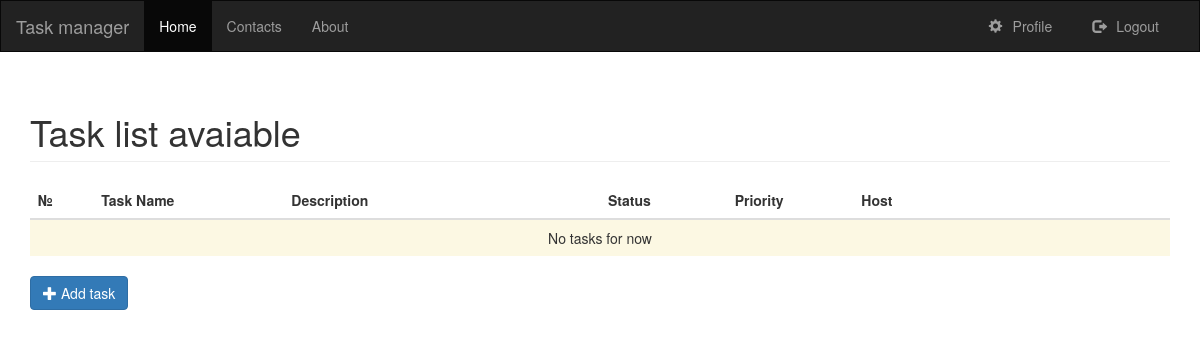
The app's page /accounts/profile/tasks/ (signed in), older data.
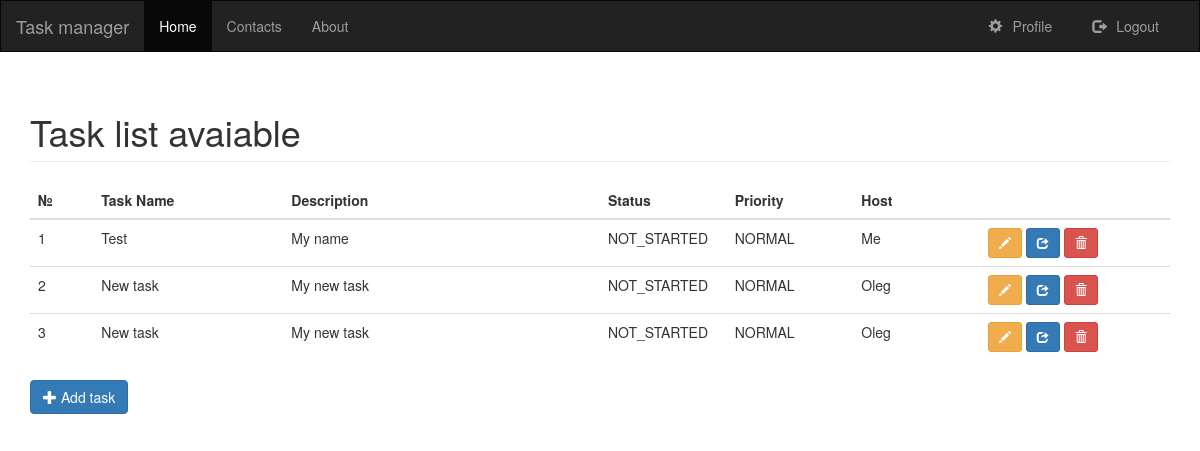
The same page, newer data.
### user_profile/models.py (models this page shows, shortened)
class Task(models.Model):
	COMPLETE = 'COMPLETE'
	NOT_STARTED = 'NOT_STARTED'
	IN_PROGRES = 'IN_PROGRES'
	TASK_CHOICES = (
		(COMPLETE, "Complete"),
		(NOT_STARTED, "Not Started"),
		(IN_PROGRES, "In Progres"),
	)
	LOW = 'LOW'
	NORMAL = 'NORMAL'
	HIGH = 'HIGH'
	PRIORITY_CHOICES  = (
		(LOW, "Low"),
		(NORMAL, "Normal"),
		(HIGH, "High"),
	)
	user = models.ForeignKey(User, related_name = 'user', default = None)
	host = models.CharField(max_length = 30, default = None, null = True)
	name = models.CharField(max_length = 60)
	description = models.CharField(max_length = 500)
	status = models.CharField(max_length=12, choices=TASK_CHOICES, default = NOT_STARTED)
	priority = models.CharField(max_length = 9, choices = PRIORITY_CHOICES, default = NORMAL)

### user_profile/views.py (the view)
# urls.py: url(r'^tasks/(?P<pk>\d+)/update/$', views.update_task, name = 'update_task'),
def tasks(request):
	data = dict()
	tasks = Task.objects.filter(user__id = request.user.id)
	context = {
		'tasks': tasks
	}
	if request.is_ajax():
		data['html_task_list'] = render_to_string('user_profile/add_task_list.html', context)
		return JsonResponse(data)
	return render(request, 'user_profile/tasks.html', context)

### user_profile/templates/user_profile/tasks.html (shortened to what this page needs)
{% extends 'base.html' %}
{% load static %}
{% block content %}
<h1 class="page-header">Task list avaiable</h1>
<table class="table" id = "task-table">
	<thead>
		<tr>
			<th class = "number">№</th>
			<th class = "name">Task Name</th>
			<th class = "description">Description</th>
			<th class = "status">Status</th>
			<th class = "priority">Priority</th>
			<th class = "hosts">Host</th>
			<th class = "control-buttons"></th>
		</tr>
	</thead>
	<tbody>
		{% include 'user_profile/add_task_list.html' %}
	</tbody>
</table>
<p>
	<button type="button" class="btn btn-primary js-create-task"
		data-url = "{% url 'profile:add_task'%}">
		<span class="glyphicon glyphicon-plus"></span>
		Add task
	</button>
</p>
{% endblock %}

### templates/base.html (shortened to what this page needs)
{% load static %}
<!DOCTYPE html>
<html lang="en">
<head>
	<link rel="stylesheet" type = "text/css" href = "{% static 'css/bootstrap.css' %}">
	<link rel="stylesheet" type = "text/css" href = "{% static 'css/base.css' %}" >
</head>
<body>
	{% include 'navigation.html'%}
	<div class = 'container'>
		{% block content%}
		{% endblock %}
	</div>
</body>
</html>

### templates/navigation.html (shortened to what this page needs)
<nav class="navbar navbar-inverse" style = "border-radius:0px;">
	  <div class="container-fluid">
		<div class="navbar-header">
			<a class="navbar-brand" href="#">Task manager</a>
		</div>
		<ul class="nav navbar-nav">
			<li class="active"><a href="{% url 'home' %}">Home</a></li>
			<li><a href="#">Contacts</a></li>
			<li><a href="#">About</a></li>
		</ul>
		<ul class = "nav navbar-nav navbar-right nav-login">
			{% if request.user.is_authenticated %}
				<li><a href = "{% url 'profile:home' %}"><span class="glyphicon glyphicon-cog">
					</span>Profile</a></li>
				<li>
					<a href = "{% url 'accounts:auth_logout' %}">
						<span class="glyphicon glyphicon-log-out"></span>Logout
					</a>
				</li>
			{% endif %}
		</ul>
	</div>
</nav>

### user_profile/templates/user_profile/add_task_list.html
{% for task in  tasks%}
	<tr>
		<td>{{forloop.counter}}</td>
		<td>{{task.name}}</td>
		<td>{{task.description}}</td>
		<td>{{task.status}}</td>
		<td>{{task.priority}}</td>
		<td>{{task.host}}</td>
		<td>
			<button type="button"
					class="btn btn-warning btn-sm js-update-task"
					data-url="{% url 'profile:update_task' task.id %}">
				<span class="glyphicon glyphicon-pencil"></span>
			</button>
			<button type="button"
					class="btn btn-primary btn-sm js-share-task"
					data-url="{% url 'profile:share_task' task.id %}">
					<span class="glyphicon glyphicon-share"></span>
			</button>
			<button type="button"
					class="btn btn-danger btn-sm js-delete-task"
					data-url="{% url 'profile:delete_task' task.id %}">
					<span class="glyphicon glyphicon-trash"></span>
			</button>
		</td>
	</tr>
	{% empty %}
	<tr>
		<td colspan="7" class="text-center bg-warning">No tasks for now</td>
	</tr>
{% endfor %}

### static/task_manager/css/base.css (style rules this page uses)
.nav-login { margin:0 10px; }
.nav-login .glyphicon { margin:0 10px; }
#task-table { table-layout: fixed; }
#task-table td { white-space: nowrap; overflow: hidden; text-overflow: ellipsis; }
#task-table .number { width:5%; }
#task-table .name { width:15%; }
#task-table .description { width:25%; }
#task-table .status { width:10%; }
#task-table .priority { width:10%; }
#task-table .hosts { width:10%; }
#task-table .control-buttons { width:15%; }

Row changes from the older to the newer data that the page shows:
added Task: name "Test", description "My name", status "NOT_STARTED", priority "NORMAL", host "Me"
added Task: name "New task", description "My new task", status "NOT_STARTED", priority "NORMAL", host "Oleg"
added Task: name "New task", description "My new task", status "NOT_STARTED", priority "NORMAL", host "Oleg"
Text that changed along with them:
text no longer shown: "No tasks for now"
